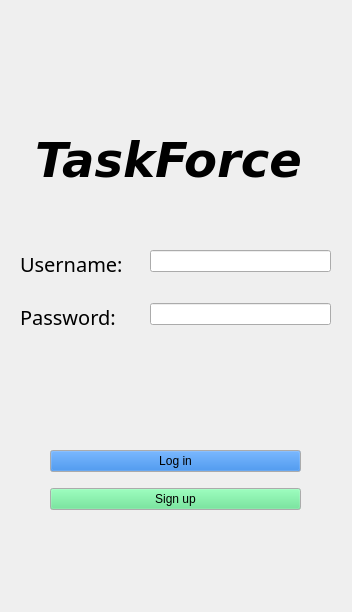
<?xml version="1.0" encoding="UTF-8"?>
<ui version="4.0">
 <author>Sasha Usoskin</author>
 <class>LoginScreen</class>
 <widget class="QMainWindow" name="LoginScreen">
  <property name="enabled">
   <bool>true</bool>
  </property>
  <property name="geometry">
   <rect>
    <x>0</x>
    <y>0</y>
    <width>352</width>
    <height>612</height>
   </rect>
  </property>
  <property name="minimumSize">
   <size>
    <width>352</width>
    <height>612</height>
   </size>
  </property>
  <property name="maximumSize">
   <size>
    <width>352</width>
    <height>612</height>
   </size>
  </property>
  <property name="windowTitle">
   <string>MainWindow</string>
  </property>
  <widget class="QWidget" name="centralwidget">
   <widget class="QWidget" name="verticalLayoutWidget">
    <property name="geometry">
     <rect>
      <x>0</x>
      <y>440</y>
      <width>351</width>
      <height>80</height>
     </rect>
    </property>
    <layout class="QVBoxLayout" name="verticalLayout">
     <property name="leftMargin">
      <number>50</number>
     </property>
     <property name="rightMargin">
      <number>50</number>
     </property>
     <item>
      <widget class="QPushButton" name="loginButton">
       <property name="enabled">
        <bool>true</bool>
       </property>
       <property name="palette">
        <palette>
         <active>
          <colorrole role="Button">
           <brush brushstyle="SolidPattern">
            <color alpha="255">
             <red>28</red>
             <green>113</green>
             <blue>216</blue>
            </color>
           </brush>
          </colorrole>
         </active>
         <inactive>
          <colorrole role="Button">
           <brush brushstyle="SolidPattern">
            <color alpha="255">
             <red>28</red>
             <green>113</green>
             <blue>216</blue>
            </color>
           </brush>
          </colorrole>
         </inactive>
         <disabled>
          <colorrole role="Button">
           <brush brushstyle="SolidPattern">
            <color alpha="255">
             <red>28</red>
             <green>113</green>
             <blue>216</blue>
            </color>
           </brush>
          </colorrole>
         </disabled>
        </palette>
       </property>
       <property name="text">
        <string>Log in</string>
       </property>
       <property name="shortcut">
        <string>Return</string>
       </property>
      </widget>
     </item>
     <item>
      <widget class="QPushButton" name="signupButton">
       <property name="palette">
        <palette>
         <active>
          <colorrole role="Button">
           <brush brushstyle="SolidPattern">
            <color alpha="255">
             <red>87</red>
             <green>227</green>
             <blue>137</blue>
            </color>
           </brush>
          </colorrole>
         </active>
         <inactive>
          <colorrole role="Button">
           <brush brushstyle="SolidPattern">
            <color alpha="255">
             <red>87</red>
             <green>227</green>
             <blue>137</blue>
            </color>
           </brush>
          </colorrole>
         </inactive>
         <disabled>
          <colorrole role="Button">
           <brush brushstyle="SolidPattern">
            <color alpha="255">
             <red>87</red>
             <green>227</green>
             <blue>137</blue>
            </color>
           </brush>
          </colorrole>
         </disabled>
        </palette>
       </property>
       <property name="text">
        <string>Sign up</string>
       </property>
      </widget>
     </item>
    </layout>
   </widget>
   <widget class="QLabel" name="loginTitle">
    <property name="geometry">
     <rect>
      <x>30</x>
      <y>140</y>
      <width>277</width>
      <height>41</height>
     </rect>
    </property>
    <property name="font">
     <font>
      <family>DejaVu Sans</family>
      <pointsize>36</pointsize>
      <weight>75</weight>
      <italic>true</italic>
      <bold>true</bold>
     </font>
    </property>
    <property name="text">
     <string>TaskForce</string>
    </property>
    <property name="alignment">
     <set>Qt::AlignCenter</set>
    </property>
   </widget>
   <widget class="QLabel" name="taskforceLogo">
    <property name="geometry">
     <rect>
      <x>120</x>
      <y>30</y>
      <width>100</width>
      <height>100</height>
     </rect>
    </property>
    <property name="maximumSize">
     <size>
      <width>100</width>
      <height>100</height>
     </size>
    </property>
    <property name="palette">
     <palette>
      <active>
       <colorrole role="WindowText">
        <brush brushstyle="SolidPattern">
         <color alpha="255">
          <red>28</red>
          <green>113</green>
          <blue>216</blue>
         </color>
        </brush>
       </colorrole>
       <colorrole role="Button">
        <brush brushstyle="SolidPattern">
         <color alpha="255">
          <red>26</red>
          <green>95</green>
          <blue>180</blue>
         </color>
        </brush>
       </colorrole>
       <colorrole role="Text">
        <brush brushstyle="SolidPattern">
         <color alpha="255">
          <red>26</red>
          <green>95</green>
          <blue>180</blue>
         </color>
        </brush>
       </colorrole>
       <colorrole role="PlaceholderText">
        <brush brushstyle="SolidPattern">
         <color alpha="128">
          <red>26</red>
          <green>95</green>
          <blue>180</blue>
         </color>
        </brush>
       </colorrole>
      </active>
      <inactive>
       <colorrole role="WindowText">
        <brush brushstyle="SolidPattern">
         <color alpha="255">
          <red>28</red>
          <green>113</green>
          <blue>216</blue>
         </color>
        </brush>
       </colorrole>
       <colorrole role="Button">
        <brush brushstyle="SolidPattern">
         <color alpha="255">
          <red>26</red>
          <green>95</green>
          <blue>180</blue>
         </color>
        </brush>
       </colorrole>
       <colorrole role="Text">
        <brush brushstyle="SolidPattern">
         <color alpha="255">
          <red>26</red>
          <green>95</green>
          <blue>180</blue>
         </color>
        </brush>
       </colorrole>
       <colorrole role="PlaceholderText">
        <brush brushstyle="SolidPattern">
         <color alpha="128">
          <red>26</red>
          <green>95</green>
          <blue>180</blue>
         </color>
        </brush>
       </colorrole>
      </inactive>
      <disabled>
       <colorrole role="WindowText">
        <brush brushstyle="SolidPattern">
         <color alpha="255">
          <red>190</red>
          <green>190</green>
          <blue>190</blue>
         </color>
        </brush>
       </colorrole>
       <colorrole role="Button">
        <brush brushstyle="SolidPattern">
         <color alpha="255">
          <red>26</red>
          <green>95</green>
          <blue>180</blue>
         </color>
        </brush>
       </colorrole>
       <colorrole role="Text">
        <brush brushstyle="SolidPattern">
         <color alpha="255">
          <red>190</red>
          <green>190</green>
          <blue>190</blue>
         </color>
        </brush>
       </colorrole>
       <colorrole role="PlaceholderText">
        <brush brushstyle="SolidPattern">
         <color alpha="128">
          <red>0</red>
          <green>0</green>
          <blue>0</blue>
         </color>
        </brush>
       </colorrole>
      </disabled>
     </palette>
    </property>
    <property name="focusPolicy">
     <enum>Qt::NoFocus</enum>
    </property>
    <property name="layoutDirection">
     <enum>Qt::LeftToRight</enum>
    </property>
    <property name="frameShape">
     <enum>QFrame::NoFrame</enum>
    </property>
    <property name="frameShadow">
     <enum>QFrame::Plain</enum>
    </property>
    <property name="text">
     <string/>
    </property>
    <property name="textFormat">
     <enum>Qt::RichText</enum>
    </property>
    <property name="pixmap">
     <pixmap>../../img/icon.svg</pixmap>
    </property>
    <property name="scaledContents">
     <bool>true</bool>
    </property>
    <property name="alignment">
     <set>Qt::AlignCenter</set>
    </property>
    <property name="openExternalLinks">
     <bool>false</bool>
    </property>
   </widget>
   <widget class="QWidget" name="widget" native="true">
    <property name="enabled">
     <bool>true</bool>
    </property>
    <property name="geometry">
     <rect>
      <x>0</x>
      <y>240</y>
      <width>351</width>
      <height>111</height>
     </rect>
    </property>
    <widget class="QWidget" name="formLayoutWidget">
     <property name="geometry">
      <rect>
       <x>20</x>
       <y>10</y>
       <width>311</width>
       <height>81</height>
      </rect>
     </property>
     <layout class="QFormLayout" name="formLayout">
      <item row="0" column="0">
       <widget class="QLabel" name="usernameLabel">
        <property name="font">
         <font>
          <family>Fira Sans</family>
          <pointsize>15</pointsize>
          <weight>50</weight>
          <bold>false</bold>
         </font>
        </property>
        <property name="text">
         <string>Username:    </string>
        </property>
       </widget>
      </item>
      <item row="0" column="1">
       <widget class="QLineEdit" name="usernameFill"/>
      </item>
      <item row="2" column="0">
       <widget class="QLabel" name="label_2">
        <property name="font">
         <font>
          <family>Fira Sans</family>
          <pointsize>15</pointsize>
         </font>
        </property>
        <property name="text">
         <string>Password:</string>
        </property>
       </widget>
      </item>
      <item row="2" column="1">
       <widget class="QLineEdit" name="passwordFill">
        <property name="font">
         <font>
          <kerning>true</kerning>
         </font>
        </property>
        <property name="inputMethodHints">
         <set>Qt::ImhHiddenText|Qt::ImhNoAutoUppercase|Qt::ImhNoPredictiveText|Qt::ImhSensitiveData</set>
        </property>
        <property name="echoMode">
         <enum>QLineEdit::Password</enum>
        </property>
       </widget>
      </item>
      <item row="1" column="0">
       <spacer name="verticalSpacer">
        <property name="orientation">
         <enum>Qt::Vertical</enum>
        </property>
        <property name="sizeHint" stdset="0">
         <size>
          <width>28</width>
          <height>47</height>
         </size>
        </property>
       </spacer>
      </item>
     </layout>
    </widget>
   </widget>
  </widget>
  <action name="actionlogin">
   <property name="text">
    <string>login</string>
   </property>
   <property name="shortcut">
    <string>Return</string>
   </property>
  </action>
 </widget>
 <resources/>
 <connections/>
 <slots>
  <slot>login()</slot>
  <slot>signup()</slot>
 </slots>
</ui>
